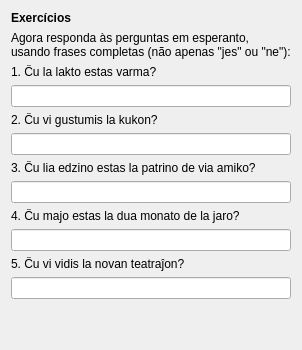
     <widget class="QWidget" name="Sendas2_Lec04">
      <attribute name="icon">
       <iconset resource="ikonoj.qrc">
        <normaloff>:/ikonoj/sendas_24.png</normaloff>:/ikonoj/sendas_24.png</iconset>
      </attribute>
      <attribute name="title">
       <string>11</string>
      </attribute>
      <layout class="QVBoxLayout" name="verticalLayout_191" stretch="0,0,2,1">
       <item>
        <widget class="titolo" name="Lec04_Label6">
         <property name="maximumSize">
          <size>
           <width>16777215</width>
           <height>30</height>
          </size>
         </property>
         <property name="font">
          <font>
           <weight>75</weight>
           <bold>true</bold>
          </font>
         </property>
         <property name="text">
          <string>Exercícios</string>
         </property>
         <property name="wordWrap">
          <bool>true</bool>
         </property>
        </widget>
       </item>
       <item>
        <widget class="QLabel" name="Lec04_Label401">
         <property name="text">
          <string>Agora responda às perguntas em esperanto, usando frases completas (não apenas &quot;jes&quot; ou &quot;ne&quot;):</string>
         </property>
         <property name="wordWrap">
          <bool>true</bool>
         </property>
        </widget>
       </item>
       <item>
        <layout class="QVBoxLayout" name="verticalLayout_185">
         <property name="spacing">
          <number>6</number>
         </property>
         <item>
          <layout class="QVBoxLayout" name="verticalLayout_186">
           <item>
            <widget class="QLabel" name="Label385_2">
             <property name="text">
              <string>1. Ĉu la lakto estas varma?</string>
             </property>
             <property name="alignment">
              <set>Qt::AlignBottom|Qt::AlignLeading|Qt::AlignLeft</set>
             </property>
             <property name="wordWrap">
              <bool>true</bool>
             </property>
             <property name="buddy">
              <cstring>lineEdit_53</cstring>
             </property>
            </widget>
           </item>
           <item>
            <widget class="cx_edit" name="lineEdit_53">
             <property name="maximumSize">
              <size>
               <width>500</width>
               <height>16777215</height>
              </size>
             </property>
            </widget>
           </item>
          </layout>
         </item>
         <item>
          <layout class="QVBoxLayout" name="verticalLayout_187">
           <item>
            <widget class="QLabel" name="Label386_2">
             <property name="text">
              <string>2. Ĉu vi gustumis la kukon?</string>
             </property>
             <property name="alignment">
              <set>Qt::AlignBottom|Qt::AlignLeading|Qt::AlignLeft</set>
             </property>
             <property name="wordWrap">
              <bool>true</bool>
             </property>
             <property name="buddy">
              <cstring>lineEdit_54</cstring>
             </property>
            </widget>
           </item>
           <item>
            <widget class="cx_edit" name="lineEdit_54">
             <property name="maximumSize">
              <size>
               <width>500</width>
               <height>16777215</height>
              </size>
             </property>
            </widget>
           </item>
          </layout>
         </item>
         <item>
          <layout class="QVBoxLayout" name="verticalLayout_188">
           <item>
            <widget class="QLabel" name="Label387_2">
             <property name="text">
              <string>3. Ĉu lia edzino estas la patrino de via amiko?</string>
             </property>
             <property name="alignment">
              <set>Qt::AlignBottom|Qt::AlignLeading|Qt::AlignLeft</set>
             </property>
             <property name="wordWrap">
              <bool>true</bool>
             </property>
             <property name="buddy">
              <cstring>lineEdit_55</cstring>
             </property>
            </widget>
           </item>
           <item>
            <widget class="cx_edit" name="lineEdit_55">
             <property name="maximumSize">
              <size>
               <width>500</width>
               <height>16777215</height>
              </size>
             </property>
            </widget>
           </item>
          </layout>
         </item>
         <item>
          <layout class="QVBoxLayout" name="verticalLayout_189">
           <item>
            <widget class="QLabel" name="Label388_2">
             <property name="text">
              <string>4. Ĉu majo estas la dua monato de la jaro?</string>
             </property>
             <property name="alignment">
              <set>Qt::AlignBottom|Qt::AlignLeading|Qt::AlignLeft</set>
             </property>
             <property name="wordWrap">
              <bool>true</bool>
             </property>
             <property name="buddy">
              <cstring>lineEdit_56</cstring>
             </property>
            </widget>
           </item>
           <item>
            <widget class="cx_edit" name="lineEdit_56">
             <property name="maximumSize">
              <size>
               <width>500</width>
               <height>16777215</height>
              </size>
             </property>
            </widget>
           </item>
          </layout>
         </item>
         <item>
          <layout class="QVBoxLayout" name="verticalLayout_190">
           <item>
            <widget class="QLabel" name="Label389_2">
             <property name="text">
              <string>5. Ĉu vi vidis la novan teatraĵon?</string>
             </property>
             <property name="alignment">
              <set>Qt::AlignBottom|Qt::AlignLeading|Qt::AlignLeft</set>
             </property>
             <property name="wordWrap">
              <bool>true</bool>
             </property>
             <property name="buddy">
              <cstring>lineEdit_57</cstring>
             </property>
            </widget>
           </item>
           <item>
            <widget class="cx_edit" name="lineEdit_57">
             <property name="maximumSize">
              <size>
               <width>500</width>
               <height>16777215</height>
              </size>
             </property>
            </widget>
           </item>
          </layout>
         </item>
        </layout>
       </item>
       <item>
        <spacer name="verticalSpacer_8">
         <property name="orientation">
          <enum>Qt::Vertical</enum>
         </property>
         <property name="sizeHint" stdset="0">
          <size>
           <width>20</width>
           <height>40</height>
          </size>
         </property>
        </spacer>
       </item>
      </layout>
     </widget>
